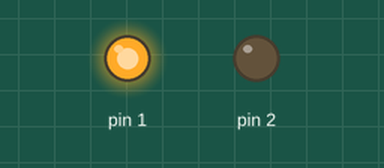
A sketch run on a simulated Arduino Uno, built for the host (arithmetic inside an expression is 32-bit, double 64-bit). On the bench: output pins drawn as LEDs (lit = HIGH).

Above: at 0.2 s.
Timing chart, 0 to 1.7 s (numbered marks = the images above):
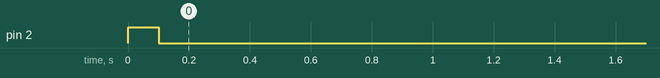

The sketch:

pulso_reset_resistencia.ino
```cpp
#include <Adafruit_SleepyDog.h>

#define RESETPIN PA1
#define PIN_MEDICION PC4
#define PIN_POWER PC2

#define MIN 60000UL
#define MUESTRA_SERIE false

/*
PINOUT USADO PARA NUESTRO CH32V003J4M6
--------------------------------------
PA1  1-  /--8 GND ---------R2--\  Resistencia entre gnd y pc4 que define el tiempo de reinicio. Ej 5k = 5000/100 = 50 mins
GND  2--/  -7 PC4 --R1--\------/  Resistencia de 10k entre pc4 y pc2 a modo de referencia para la formula
     3-    -6 PC2 ------/
VCC  4-    -5
--------------------------------------
Si R2 es un puente el reinicio es 1 min
Si R2 es inexistente el reincio es 24h
*/


unsigned long tiempo_reseteo; // Se definirá en el setup
unsigned long tiempo_acumulado_ms = 0;

void miserie(String txt){
  Serial.begin(115200);
  Serial.println(txt);
  Serial.flush(); // Asegura que se envíe todo
  Serial.end();
}

long leerResistencia() {
  pinMode(PIN_POWER, OUTPUT);
  digitalWrite(PIN_POWER, HIGH);
  delay(100);

  int lectura = analogRead(PIN_MEDICION);
  digitalWrite(PIN_POWER, LOW);

  // Si la lectura es muy baja, hay un corto o puente a GND
  if (lectura <= 10) return 0;
  // Si la lectura es muy alta, no hay resistencia (abierto)
  if (lectura >= 1010) return -1;

  // Fórmula para: PIN_POWER -> 10k -> PIN_MEDICION -> R_desconocida -> GND
  return (10000UL * lectura) / (1023 - lectura);
}

void setup() {
  pinMode(RESETPIN, OUTPUT);
  digitalWrite(RESETPIN, HIGH);

  // 1. Leemos la resistencia para configurar el tiempo
  long r = leerResistencia();

  // 2. Lógica de asignación de tiempo
  if (r == -1) {
    // Si no hay resistencia, ponemos un tiempo por defecto (ej. 24h)
    tiempo_reseteo = MIN*60*24;
  } else if (r == 0) {
    // Si está puenteado, tiempo mínimo (ej. 1 min)
    tiempo_reseteo = MIN;
  } else {
    // Ejemplo: El tiempo es proporcional a la resistencia
    // Si quieres que r/100 sean minutos:
    unsigned long minutos = r / 100;
    if (minutos < 1) minutos = 1; // Mínimo 1 minuto
    tiempo_reseteo = minutos * 60000UL;
  }

  if(MUESTRA_SERIE){
    miserie("Configurado: " + String(tiempo_reseteo / 60000) + " Minutos\n");
  }
}

void loop() {
  int sleepMS = Watchdog.sleep(10000);
  tiempo_acumulado_ms += sleepMS;

  if (tiempo_acumulado_ms >= tiempo_reseteo) {
    digitalWrite(RESETPIN, LOW);
    delay(2000);
    digitalWrite(RESETPIN, HIGH);
    tiempo_acumulado_ms = 0;

    if(MUESTRA_SERIE) miserie("--- RESET ENVIADO ---\n");
  }

  if(MUESTRA_SERIE){
    String msj;
    if((tiempo_reseteo - tiempo_acumulado_ms) > MIN){
      msj = "Faltan: " + String((tiempo_reseteo - tiempo_acumulado_ms) / 1000 / 60) + " mins.\n";
    }else{
      msj = "Faltan: " + String((tiempo_reseteo - tiempo_acumulado_ms) / 1000) + " secs.\n";
    }
    miserie(msj);
  }
}
```
